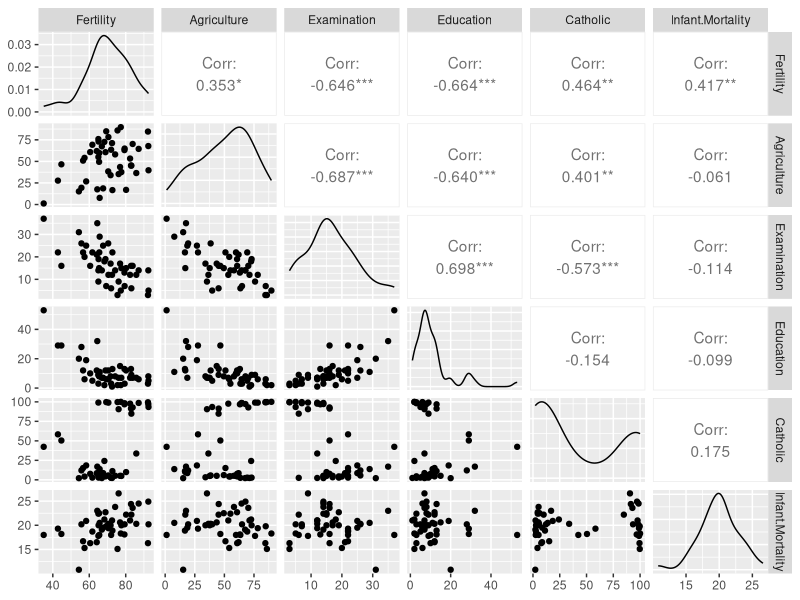
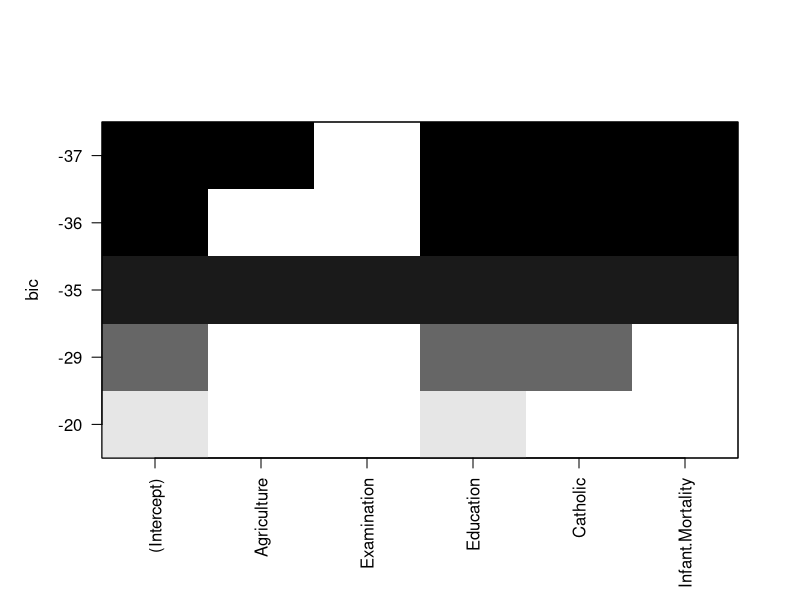
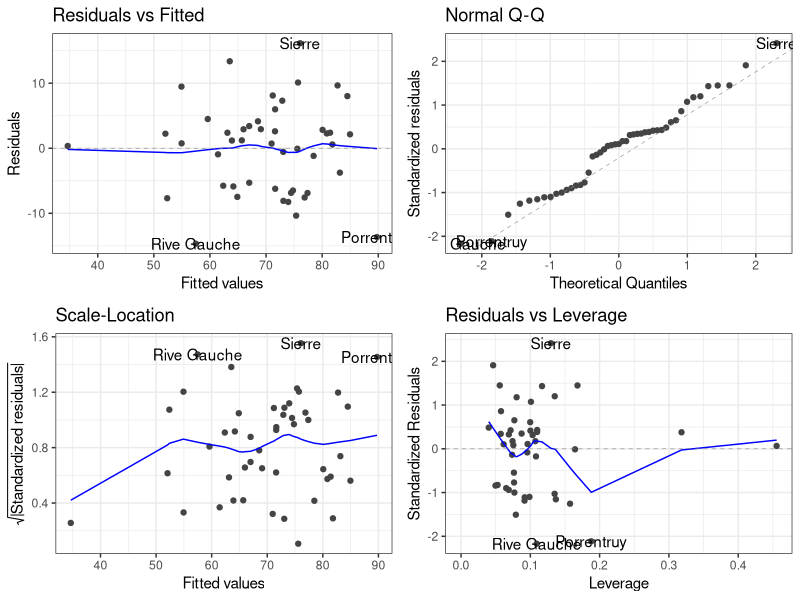

Source code (R) for these figures, in order:
## ---- chunk 1
knitr::opts_chunk$set(echo = TRUE, message = FALSE, warning = FALSE)
library(dplyr)                ## Data Transformation
library(ggplot2)              ## Data Visualization
library(GGally)               ## Data Visualization
library(ggfortify)            ## Data Visualization
library(leaps)                ## Data Analysis
library(MASS)                 ## Data Analysis
library(broom)                ## Data Analysis
library(car)                  ## Data Analysis
## ---- chunk 2
swiss_df <- swiss 
summary(swiss_df)
## ---- chunk 3
ggpairs(swiss_df)
## ---- chunk 4
model_mlr_swiss <- lm(Fertility ~ Agriculture + Examination + Education + Catholic + Infant.Mortality, data = swiss_df)
summary(model_mlr_swiss)
## ---- chunk 5
regfit_full_swiss <- regsubsets(Fertility ~ Agriculture + Examination + Education + Catholic + Infant.Mortality, data = swiss_df, nvmax = 5) # Max number of predictors

plot(regfit_full_swiss)
## ---- chunk 6

initial_model_swiss <- lm(Fertility ~ Agriculture + Examination + Education + Catholic + Infant.Mortality, data = swiss_df)

step_mod_swiss <- MASS::stepAIC(initial_model_swiss, direction = "both", trace = TRUE) 

## ---- chunk 7
best_model_swiss <- lm(Fertility ~ Agriculture + Education + Catholic + Infant.Mortality, data = swiss_df)
summary(best_model_swiss)
## ---- chunk 8
vif(best_model_swiss)
## ---- chunk 9
autoplot(best_model_swiss) + 
  theme_bw()
## ---- chunk 10
# Add standardized residuals
augmented_df <- augment(best_model_swiss) ## from broom package

rownames(augmented_df) <- NULL

augmented_df %>% 
  dplyr::select(-`.rownames`, -Fertility,-Agriculture,-Education,-Catholic,-Infant.Mortality) %>%
  arrange(desc(.cooksd)) %>% 
  head(10) %>% 
  round(3)
